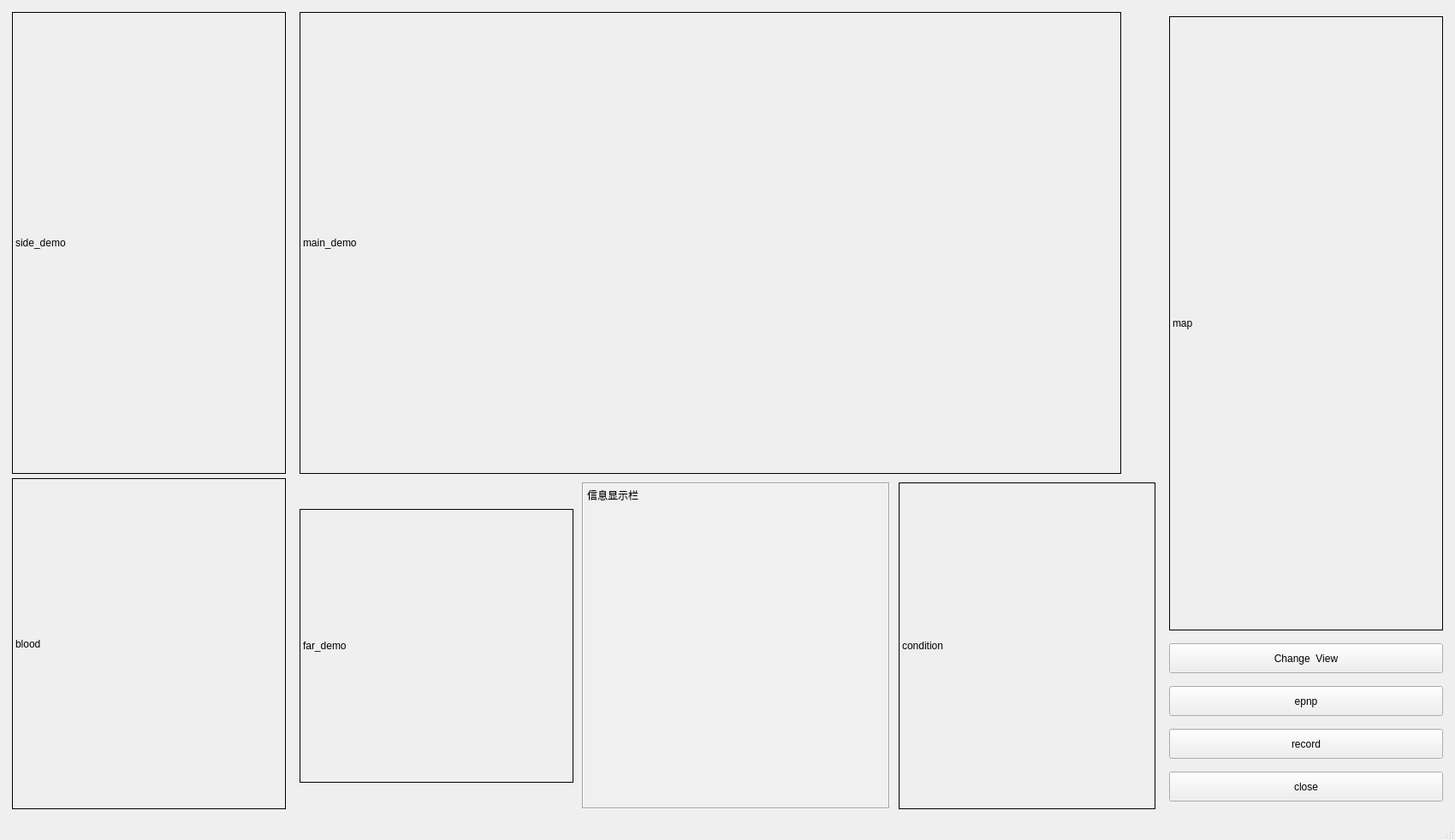
<?xml version="1.0" encoding="UTF-8"?>
<ui version="4.0">
 <class>MainWindow</class>
 <widget class="QMainWindow" name="MainWindow">
  <property name="geometry">
   <rect>
    <x>0</x>
    <y>0</y>
    <width>1700</width>
    <height>982</height>
   </rect>
  </property>
  <property name="windowTitle">
   <string>Radar UI</string>
  </property>
  <widget class="QWidget" name="centralwidget">
   <layout class="QHBoxLayout" name="horizontalLayout_2">
    <item>
     <layout class="QHBoxLayout" name="horizontalLayout" stretch="0,0,0">
      <item>
       <layout class="QVBoxLayout" name="verticalLayout">
        <property name="spacing">
         <number>5</number>
        </property>
        <property name="leftMargin">
         <number>5</number>
        </property>
        <property name="topMargin">
         <number>5</number>
        </property>
        <property name="rightMargin">
         <number>5</number>
        </property>
        <property name="bottomMargin">
         <number>5</number>
        </property>
        <item>
         <widget class="QLabel" name="side_demo">
          <property name="minimumSize">
           <size>
            <width>320</width>
            <height>540</height>
           </size>
          </property>
          <property name="frameShape">
           <enum>QFrame::Box</enum>
          </property>
          <property name="text">
           <string>side_demo</string>
          </property>
         </widget>
        </item>
        <item>
         <widget class="QLabel" name="blood">
          <property name="minimumSize">
           <size>
            <width>320</width>
            <height>350</height>
           </size>
          </property>
          <property name="frameShape">
           <enum>QFrame::Box</enum>
          </property>
          <property name="text">
           <string>blood</string>
          </property>
         </widget>
        </item>
       </layout>
      </item>
      <item>
       <layout class="QGridLayout" name="left" rowstretch="7,0">
        <property name="leftMargin">
         <number>5</number>
        </property>
        <property name="topMargin">
         <number>5</number>
        </property>
        <property name="rightMargin">
         <number>5</number>
        </property>
        <property name="bottomMargin">
         <number>5</number>
        </property>
        <property name="spacing">
         <number>10</number>
        </property>
        <item row="1" column="0" colspan="6">
         <widget class="QLabel" name="far_demo">
          <property name="minimumSize">
           <size>
            <width>320</width>
            <height>320</height>
           </size>
          </property>
          <property name="maximumSize">
           <size>
            <width>320</width>
            <height>320</height>
           </size>
          </property>
          <property name="frameShape">
           <enum>QFrame::Box</enum>
          </property>
          <property name="midLineWidth">
           <number>3</number>
          </property>
          <property name="text">
           <string>far_demo</string>
          </property>
         </widget>
        </item>
        <item row="0" column="0" colspan="8">
         <widget class="QLabel" name="main_demo">
          <property name="minimumSize">
           <size>
            <width>960</width>
            <height>540</height>
           </size>
          </property>
          <property name="maximumSize">
           <size>
            <width>960</width>
            <height>540</height>
           </size>
          </property>
          <property name="frameShape">
           <enum>QFrame::Box</enum>
          </property>
          <property name="text">
           <string>main_demo</string>
          </property>
         </widget>
        </item>
        <item row="1" column="6">
         <widget class="QTextBrowser" name="textBrowser">
          <property name="minimumSize">
           <size>
            <width>320</width>
            <height>280</height>
           </size>
          </property>
          <property name="maximumSize">
           <size>
            <width>360</width>
            <height>16777215</height>
           </size>
          </property>
          <property name="mouseTracking">
           <bool>false</bool>
          </property>
          <property name="focusPolicy">
           <enum>Qt::NoFocus</enum>
          </property>
          <property name="autoFillBackground">
           <bool>false</bool>
          </property>
          <property name="styleSheet">
           <string notr="true">background-color:rgb(240, 240, 240);</string>
          </property>
          <property name="frameShape">
           <enum>QFrame::Box</enum>
          </property>
          <property name="frameShadow">
           <enum>QFrame::Sunken</enum>
          </property>
          <property name="tabChangesFocus">
           <bool>false</bool>
          </property>
          <property name="undoRedoEnabled">
           <bool>false</bool>
          </property>
          <property name="readOnly">
           <bool>true</bool>
          </property>
          <property name="markdown">
           <string>信息显示栏

</string>
          </property>
          <property name="html">
           <string>&lt;!DOCTYPE HTML PUBLIC &quot;-//W3C//DTD HTML 4.0//EN&quot; &quot;http://www.w3.org/TR/REC-html40/strict.dtd&quot;&gt;
&lt;html&gt;&lt;head&gt;&lt;meta name=&quot;qrichtext&quot; content=&quot;1&quot; /&gt;&lt;meta charset=&quot;utf-8&quot; /&gt;&lt;style type=&quot;text/css&quot;&gt;
p, li { white-space: pre-wrap; }
&lt;/style&gt;&lt;/head&gt;&lt;body style=&quot; font-family:'Microsoft YaHei UI'; font-size:9pt; font-weight:400; font-style:normal;&quot;&gt;
&lt;p style=&quot; margin-top:6px; margin-bottom:6px; margin-left:0px; margin-right:0px; -qt-block-indent:0; text-indent:0px;&quot;&gt;信息显示栏&lt;/p&gt;&lt;/body&gt;&lt;/html&gt;</string>
          </property>
          <property name="openExternalLinks">
           <bool>false</bool>
          </property>
         </widget>
        </item>
        <item row="1" column="7">
         <widget class="QLabel" name="condition">
          <property name="minimumSize">
           <size>
            <width>300</width>
            <height>0</height>
           </size>
          </property>
          <property name="frameShape">
           <enum>QFrame::Box</enum>
          </property>
          <property name="text">
           <string>condition</string>
          </property>
         </widget>
        </item>
       </layout>
      </item>
      <item>
       <layout class="QVBoxLayout" name="right" stretch="0,1,1,1,1">
        <property name="spacing">
         <number>10</number>
        </property>
        <property name="leftMargin">
         <number>5</number>
        </property>
        <property name="topMargin">
         <number>5</number>
        </property>
        <property name="rightMargin">
         <number>5</number>
        </property>
        <property name="bottomMargin">
         <number>5</number>
        </property>
        <item>
         <widget class="QLabel" name="map">
          <property name="minimumSize">
           <size>
            <width>320</width>
            <height>718</height>
           </size>
          </property>
          <property name="maximumSize">
           <size>
            <width>320</width>
            <height>718</height>
           </size>
          </property>
          <property name="frameShape">
           <enum>QFrame::Box</enum>
          </property>
          <property name="text">
           <string>map</string>
          </property>
         </widget>
        </item>
        <item>
         <widget class="QPushButton" name="ChangeView">
          <property name="minimumSize">
           <size>
            <width>115</width>
            <height>35</height>
           </size>
          </property>
          <property name="maximumSize">
           <size>
            <width>16777215</width>
            <height>16777215</height>
           </size>
          </property>
          <property name="text">
           <string>Change  View</string>
          </property>
         </widget>
        </item>
        <item>
         <widget class="QPushButton" name="epnp">
          <property name="minimumSize">
           <size>
            <width>115</width>
            <height>35</height>
           </size>
          </property>
          <property name="maximumSize">
           <size>
            <width>16777215</width>
            <height>16777215</height>
           </size>
          </property>
          <property name="text">
           <string>epnp</string>
          </property>
         </widget>
        </item>
        <item>
         <widget class="QPushButton" name="record">
          <property name="minimumSize">
           <size>
            <width>115</width>
            <height>35</height>
           </size>
          </property>
          <property name="maximumSize">
           <size>
            <width>16777215</width>
            <height>16777215</height>
           </size>
          </property>
          <property name="text">
           <string>record</string>
          </property>
         </widget>
        </item>
        <item>
         <widget class="QPushButton" name="close">
          <property name="minimumSize">
           <size>
            <width>115</width>
            <height>35</height>
           </size>
          </property>
          <property name="maximumSize">
           <size>
            <width>16777215</width>
            <height>16777215</height>
           </size>
          </property>
          <property name="text">
           <string>close</string>
          </property>
         </widget>
        </item>
       </layout>
      </item>
     </layout>
    </item>
   </layout>
  </widget>
  <widget class="QMenuBar" name="menubar">
   <property name="geometry">
    <rect>
     <x>0</x>
     <y>0</y>
     <width>1700</width>
     <height>26</height>
    </rect>
   </property>
  </widget>
  <widget class="QStatusBar" name="statusBar"/>
 </widget>
 <resources/>
 <connections>
  <connection>
   <sender>ChangeView</sender>
   <signal>clicked()</signal>
   <receiver>MainWindow</receiver>
   <slot>btn1_on_clicked()</slot>
   <hints>
    <hint type="sourcelabel">
     <x>1076</x>
     <y>799</y>
    </hint>
    <hint type="destinationlabel">
     <x>5</x>
     <y>599</y>
    </hint>
   </hints>
  </connection>
  <connection>
   <sender>epnp</sender>
   <signal>clicked()</signal>
   <receiver>MainWindow</receiver>
   <slot>btn2_on_clicked()</slot>
   <hints>
    <hint type="sourcelabel">
     <x>1186</x>
     <y>844</y>
    </hint>
    <hint type="destinationlabel">
     <x>4</x>
     <y>575</y>
    </hint>
   </hints>
  </connection>
  <connection>
   <sender>record</sender>
   <signal>clicked()</signal>
   <receiver>MainWindow</receiver>
   <slot>btn3_on_clicked()</slot>
   <hints>
    <hint type="sourcelabel">
     <x>1319</x>
     <y>889</y>
    </hint>
    <hint type="destinationlabel">
     <x>8</x>
     <y>542</y>
    </hint>
   </hints>
  </connection>
  <connection>
   <sender>close</sender>
   <signal>clicked()</signal>
   <receiver>MainWindow</receiver>
   <slot>btn4_on_clicked()</slot>
   <hints>
    <hint type="sourcelabel">
     <x>1335</x>
     <y>934</y>
    </hint>
    <hint type="destinationlabel">
     <x>6</x>
     <y>508</y>
    </hint>
   </hints>
  </connection>
 </connections>
 <slots>
  <slot>btn1_on_clicked()</slot>
  <slot>btn2_on_clicked()</slot>
  <slot>btn3_on_clicked()</slot>
  <slot>btn4_on_clicked()</slot>
  <slot>btn1_pressed()</slot>
 </slots>
</ui>
